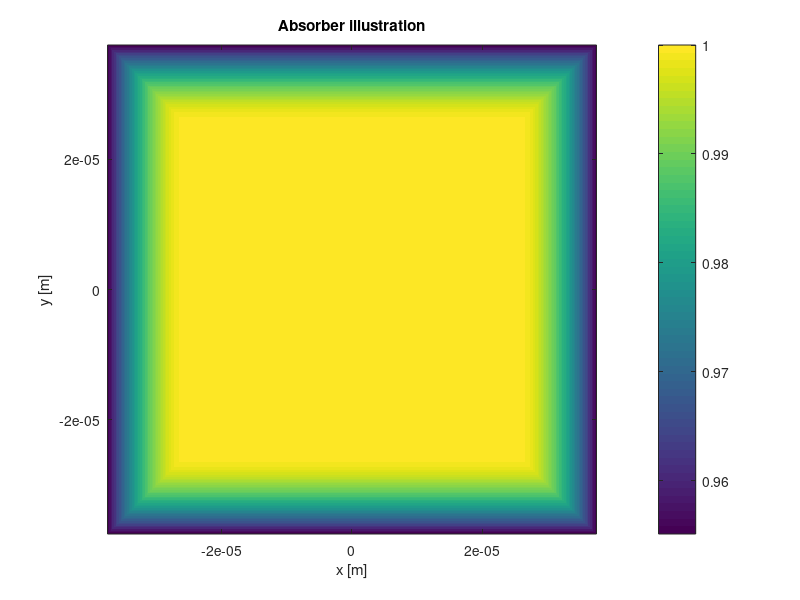
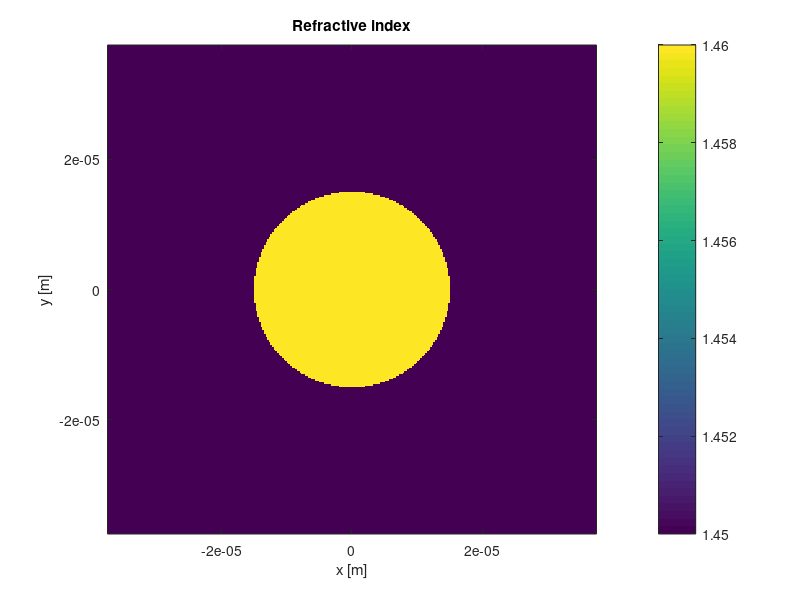
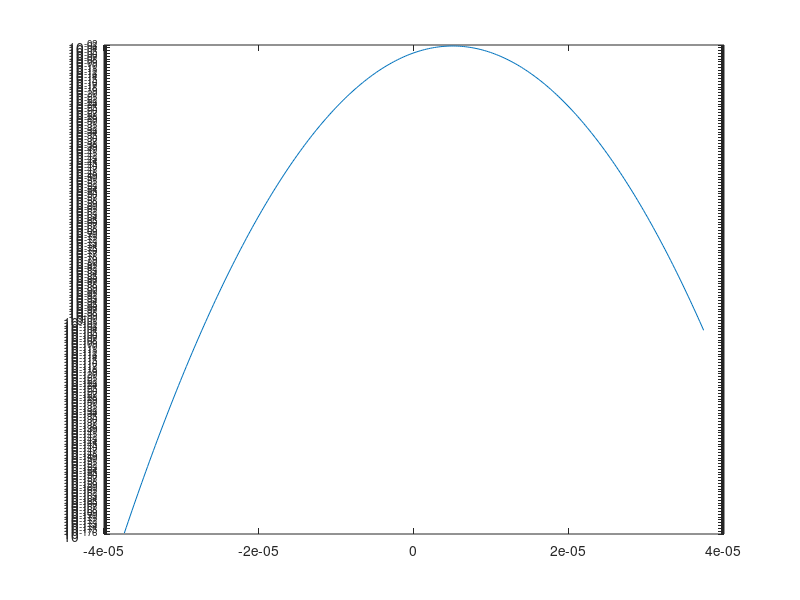

The MATLAB script that drew these images, in order: (Note: this script raises an error after producing the figures.)
% Author: Madhu Veettikazhy
% Date:12 November 2018
% Gaussian beam (CW) electric field propagation from the 
% through fibre using Finite Difference Beam Propagation Method
% in 2D
% Reference: An assessment of FD BPM method - Youngchul Chung
% ***************************************************************************************************
format long
format compact

% Test of execution speed, 10 steps through a 2000x2000 grid, only the one
% mandatory update:
% 
% calctype 1: 657 seconds
% calctype 2: 48.7 seconds
% calctype 3: 1.56 seconds
% calctype 4: 5.47 seconds
% 
% That means method 3 is 421 times faster than method 1

%% General parameters
lambda = 1e-6;          % [m] Wavelength
w_0 = 3e-6;             % [m] Initial waist plane 1/e^2 radius of the gaussian beam
Lz = 1e-2;              % [m] z propagation distance

n_cladding = 1.45;
n_core = 1.46;
core_radius = 15e-6;

%% Resolution-related parameters
targetzstepsize = 1e-6; % [m] z step size to aim for
Lx_main = 50e-6;        % [m] x side length of main area
Ly_main = 50e-6;        % [m] y side length of main area
Nx_main = 200;          % x resolution of main area
Ny_main = 200;          % y resolution of main area

%% Solver-related parameters
calctype = 3; % 1: MATLAB vectorized method (full 2D Crank-Nicolson), 2: MATLAB sequential method (2x1D Douglas-Gunn-ADI Crank-Nicolson), 3: Same as 2 but in mex, 4: Same as 3 but with single-precision
useAllCPUs = true;

absorbertype = 4;       % 1: No absorber, 2: constant absorber, 3: linear absorber, 4: quadratic absorber
targetLx = 1.5*Lx_main;   % [m] Full area x side length, including absorber layer
targetLy = 1.5*Ly_main;   % [m] Full area y side length, including absorber layer
alpha = 10e1;           % [1/m] "Absorption coefficient", used for absorbertype 2
beta = 10e4;            % [1/m^2] "Absorption coefficient" per unit length distance out from edge of main area, used for absorbertype 3
gamma = 3e14;           % [1/m^3] "Absorption coefficient" per unit length distance out from edge of main area, squared, used for absorbertype 4

%% Visualization parameters
updates = 300;            % Number of times to update plot. Must be at least 1, showing the final state. If set higher than nz (such as Inf), script will simply update every step.
colormax = 5e-4;      % Maximum to use for the color scale in figure 4a

% expectedRayleighrange = pi*w_0^2/(lambda/n_core)
% expectedspotsize = w_0*sqrt(1+(Lz/expectedRayleighrange)^2)

%% Initialization of space and frequency grids
nz = round(Lz/targetzstepsize)                                       % Number of z steps

dx = Lx_main/Nx_main;
dy = Ly_main/Ny_main;
dz = Lz/nz;

nx = round(targetLx/dx);
if rem(nx,2) ~= rem(Nx_main,2)
    nx = nx + 1; % Ensure that if Nx_main was set odd (to have a x slice at the center), nx will also be odd
end
ny = round(targetLy/dy);
if rem(ny,2) ~= rem(Ny_main,2)
    ny = ny + 1; % Ensure that if Ny_main was set odd (to have a y slice at the center), ny will also be odd
end
Lx = nx*dx;
Ly = ny*dy;

x = dx*(-(nx-1)/2:(nx-1)/2);
y = dy*(-(ny-1)/2:(ny-1)/2);
[X,Y] = ndgrid(x,y);

switch absorbertype
	case 1
		absorber = ones(nx,ny);
	case 2
		absorber = ones(nx,ny);
		absorber(abs(X) > Lx_main/2 | abs(Y) > Ly_main/2) = exp(-dz*alpha);
	case 3
		absorber = exp(-dz*max(0,max(abs(Y) - Ly_main/2,abs(X) - Lx_main/2))*beta);
	case 4
		absorber = exp(-dz*max(0,max(abs(Y) - Ly_main/2,abs(X) - Lx_main/2)).^2*gamma);
end
absorb_column = absorber(:);
figure(1);clf;
imagesc(x,y,absorber.');
axis xy
axis equal
xlim([-Lx/2 Lx/2]);
ylim([-Ly/2 Ly/2]);
xlabel('x [m]');
ylabel('y [m]');
colorbar;
title('Absorber illustration');

k_0 = 2*pi/lambda;                                              % [m^-1] Wavenumber

%% Initialisation of optical fibre parameters
n_0 = n_core;
n_mat = ones(nx,ny)*n_cladding;
% n_mat(sqrt((X-Lx_main/4).^2+Y.^2) < core_radius) = n_core;
% n_mat(sqrt((X+Lx_main/4).^2+Y.^2) < core_radius) = n_core;
% n_mat(abs(X-Lx_main/4) < core_radius & abs(Y) < core_radius) = n_core;
% n_mat(abs(X+Lx_main/4) < core_radius & abs(Y) < core_radius) = n_core;
n_mat(sqrt(X.^2+Y.^2) < core_radius) = n_core;
% n_mat = max(n_cladding,n_core-(n_core-n_cladding)/core_radius^2*(X.^2+Y.^2));

figure(2);clf;
imagesc(x,y,n_mat.');
axis xy
axis equal
xlim([-Lx/2 Lx/2]);
ylim([-Ly/2 Ly/2]);
colorbar;
xlabel('x [m]');
ylabel('y [m]');
title('Refractive index');

%% Beam initialization
% amplitude = exp(-((X-Lx_main/4).^2+Y.^2)/w_0^2) - exp(-((X+Lx_main/4).^2+Y.^2)/w_0^2);                             % Gaussian field amplitude
amplitude = exp(-((X-Lx_main/10).^2+Y.^2)/w_0^2);                             % Gaussian field amplitude
% amplitude = exp(-(X.^2+Y.^2)/w_0^2);                             % Gaussian field amplitude
phase = 8e5*Y;                                         % Phase
E = amplitude.*exp(1i*phase);                      % Electric field
E = complex(E/sqrt(sum(abs(E(:)).^2)));

%% Fibre propagation and plotting
updatezindices = round((1:min(nz,updates))/min(nz,updates)*nz);
z_updates = dz*updatezindices;
nextupdatenumber = 1;

switch calctype
	case 1
		delta_n_2 = n_mat.^2 - n_0^2;                              %delta_n^2 in the expression for FD BPM
		delta_n_2_column = delta_n_2(:);                         %Converting from NxN square matrix to N^2x1 column matrix
		E_column = E(:);                                                   %Converting 2D matrix into a column matrix
		absorber_column = absorber(:);
		N = nx*ny;                                                            %N*N - size of sparse matrices
		
		ax = dz/(2*dx^2);
		ay = dz/(2*dy^2);
		b =  dz*(1/dx^2+1/dy^2) - (k_0^2*dz/2).*delta_n_2_column + (2*1i*k_0*n_0);
		c = -dz*(1/dx^2+1/dy^2) + (k_0^2*dz/2).*delta_n_2_column + (2*1i*k_0*n_0);
		M_i_lhs = sparse(1:N,1:N,b(1:N),N,N);
		M_iMinus1 = sparse(2:N,1:N-1,ax,N,N);
		M_iPlus1 = sparse(1:N-1,2:N,ax,N,N);
		for i = nx:nx:N-nx                                               %Dirichlet's boundary condition
		    M_iMinus1(i+1,i) = 0;
		    M_iPlus1(i,i+1) = 0;
		end
		
		M_jMinus1 = sparse(nx+1:N,1:N-nx,ay,N,N);
		M_jPlus1 = sparse(1:N-nx,nx+1:N,ay,N,N);
		M_lhs = -M_iMinus1 - M_iPlus1 + M_i_lhs - M_jMinus1 - M_jPlus1;
		
		M_i_rhs = sparse(1:N,1:N,c(1:N),N,N);
		M_rhs = M_iMinus1+M_iPlus1+M_i_rhs+M_jMinus1+M_jPlus1;
	case 2
		ax = dz/(4i*dx^2*k_0*n_0);
		ay = dz/(4i*dy^2*k_0*n_0);
		
		multiplier = exp(-1i*dz*k_0/2*(n_mat.^2 - n_0^2)/n_0).*absorber;
		d = zeros(nx,ny);
		b = zeros(max(nx,ny),1);
	case 3
		ax = dz/(4i*dx^2*k_0*n_0);
		ay = dz/(4i*dy^2*k_0*n_0);
		
		multiplier = exp(-1i*dz*k_0/2*(n_mat.^2 - n_0^2)/n_0).*absorber;
		parameters = struct('multiplier',multiplier,'ax',ax,'ay',ay,'useAllCPUs',useAllCPUs);
	case 4
		ax = single(dz/(4i*dx^2*k_0*n_0));
		ay = single(dz/(4i*dy^2*k_0*n_0));
		
		multiplier = single(exp(-1i*dz*k_0/2*(n_mat.^2 - n_0^2)/n_0).*absorber);
		parameters = struct('multiplier',multiplier,'ax',ax,'ay',ay,'useAllCPUs',useAllCPUs);
end

%% Figure initialization
figure(3);clf;
h_line = semilogy(x,abs(E(:,round((ny-1)/2+1)).').^2);
h_title = title(['x intensity profile at z = 0 m (second moment radius = ' num2str(2*std(x,h_line.YData)) ' m)']);
line([-Lx_main/2 -Lx_main/2 NaN Lx_main/2 Lx_main/2],[ylim NaN ylim],'Linestyle','--','Color','k');
axis([min(x) max(x) 1e-9 1]);
xlabel('x [m]');
ylabel('Intensity [W/m^2]');

figure(4);clf;
subplot(2,1,1);
hold on;
h_im1 = imagesc(x,y,abs(E.').^2);
axis xy;
axis equal;
xlim([-Lx/2 Lx/2]);
ylim([-Ly/2 Ly/2]);
colorbar;
caxis('manual');
xlabel('x [m]');
ylabel('y [m]');
title('Intensity [W/m^2]');
if max(n_mat(:) > min(n_mat(:))); contour(X,Y,n_mat,(n_cladding+eps(n_cladding))*[1 1],'color','w','linestyle','--'); end
caxis([0 colormax]);
subplot(2,1,2);
hold on;
h_im2 = imagesc(x,y,angle(E.'));
axis xy;
axis equal;
xlim([-Lx/2 Lx/2]);
ylim([-Ly/2 Ly/2]);
colorbar;
caxis([-pi pi]);
if max(n_mat(:) > min(n_mat(:))); contour(X,Y,n_mat,(n_cladding+eps(n_cladding))*[1 1],'color','w','linestyle','--'); end
xlabel('x [m]');
ylabel('y [m]');
title('Phase [rad]');
colormap(gca,hsv/1.5);

powers = NaN(1,min(nz,updates)+1);
powers(1) = sum(abs(E(:)).^2);
figure(5);clf;
plot([0 z_updates],powers,'YDataSource','powers','linewidth',2);
xlim([0 Lz]);
xlabel('Propagation distance [m]');
ylabel('Relative power remaining');

tic
switch calctype
	case 1
		%% Vectorized method execution
		for zidx = 1:nz
		    RHS = M_rhs*E_column;
		    E_column = M_lhs\RHS;
		    E_column = E_column.*absorber_column;
			if zidx == updatezindices(nextupdatenumber)
				E = reshape(E_column,[nx ny]);
				powers(nextupdatenumber+1) = sum(abs(E(:)).^2);
				h_line.YData = abs(E(:,round((ny-1)/2+1))).^2;
				h_title.String = ['x intensity profile at z = ' num2str(zidx*dz,'%.1e') ' m (second moment radius = ' num2str(2*std(x,h_line.YData),'%.6e') ' m)'];
				h_im1.CData = abs(E.').^2;
				h_im2.CData = angle(E.');
				refreshdata(5);
				drawnow;
				nextupdatenumber = nextupdatenumber + 1;
			end
		end
	case 2
		%% Sequential method execution
		for zidx = 1:nz
			%% Explicit part of step 1
			for iy = 1:ny
				for ix = 1:nx % construct d, the right hand side of the system of linear equations
					delta = 0;
					if ix ~= 1;  delta = delta +   ax*(E(ix-1,iy)-E(ix,iy)); end
					if ix ~= nx; delta = delta +   ax*(E(ix+1,iy)-E(ix,iy)); end
					if iy ~= 1;  delta = delta + 2*ay*(E(ix,iy-1)-E(ix,iy)); end
					if iy ~= ny; delta = delta + 2*ay*(E(ix,iy+1)-E(ix,iy)); end
					d(ix,iy) = E(ix,iy) + delta;
				end
			end
			
			%% Implicit part of step 1, Thomas algorithm along x, sweeps up from 2 to nx and then down from nx to 1
			for iy = 1:ny
				% Forward sweep, index 1 and 2:
				b(1) = 1 + ax;
				w = -ax/b(1);
				b(2) = 1 + 2*ax + w*ax;
				d(2,iy) = d(2,iy) - w*d(1,iy);
				% Forward sweep, indices 3 to nx-1:
				for ix = 3:nx-1
					w = -ax/b(ix-1);
					b(ix) = 1 + 2*ax;
					b(ix) = b(ix) + w*ax;
					d(ix,iy) = d(ix,iy) - w*d(ix-1,iy);
				end
				% Forward sweep, index nx:
				w = -ax/b(nx-1);
				b(nx) = 1 + ax;
				b(nx) = b(nx) + w*ax;
				d(nx,iy) = d(nx,iy) - w*d(nx-1,iy);
				
				% Back sweep, index nx:
				d(nx,iy) = d(nx,iy)/b(nx);
				% Back sweep, indices nx-1 to 2:
				for ix = nx-1:-1:2
					d(ix,iy) = (d(ix,iy) + ax*d(ix+1,iy))/b(ix);
				end
				% Back sweep, index 1:
				d(1,iy) = (d(1,iy) + ax*d(2,iy))/b(1);
			end
			
			%% Explicit part of step 2
			for iy = 1:ny
				for ix = 1:nx % construct d, the right hand side of the system of linear equations
					i = sub2ind([nx,ny],ix,iy);
					delta = 0;
					if iy ~= 1;  delta = delta - ay*(E(ix,iy-1)-E(ix,iy)); end
					if iy ~= ny; delta = delta - ay*(E(ix,iy+1)-E(ix,iy)); end
					d(ix,iy) = d(ix,iy) + delta;
				end
			end
			
			%% Implicit part of step 2, Thomas algorithm along y, sweeps up from 2 to ny and then down from ny to 1
			for ix = 1:nx
				% Forward sweep, index 2:
				b(1) = 1 + ay;
				w = -ay/b(1);
				b(2) = 1 + 2*ay + w*ay;
				d(ix,2) = d(ix,2) - w*d(ix,1);
				% Forward sweep, indices 3 to ny-1:
				for iy = 3:ny-1
					w = -ay/b(iy-1);
					b(iy) = 1 + 2*ay;
					b(iy) = b(iy) + w*ay;
					d(ix,iy) = d(ix,iy) - w*d(ix,iy-1);
				end
				% Forward sweep, index ny:
				w = -ay/b(ny-1);
				b(ny) = 1 + ay;
				b(ny) = b(ny) + w*ay;
				d(ix,ny) = d(ix,ny) - w*d(ix,ny-1);
				
				% Back sweep, index ny:
				E(ix,ny) = d(ix,ny)/b(ny);
				% Back sweep, indices ny-1 to 2:
				for iy = ny-1:-1:2
					E(ix,iy) = (d(ix,iy) + ay*E(ix,iy+1))/b(iy);
				end
				% Back sweep, index 1:
				E(ix,1) = (d(ix,1) + ay*E(ix,2))/b(1);
			end
			E = E.*multiplier;
			
			if zidx == updatezindices(nextupdatenumber)
				powers(nextupdatenumber+1) = sum(abs(E(:)).^2);
				h_line.YData = abs(E(:,round((ny-1)/2+1))).^2;
				h_title.String = ['x intensity profile at z = ' num2str(zidx*dz,'%.1e') ' m (second moment radius = ' num2str(2*std(x,h_line.YData),'%.6e') ' m)'];
				h_im1.CData = abs(E.').^2;
				h_im2.CData = angle(E.');
				refreshdata(5);
				drawnow;
				nextupdatenumber = nextupdatenumber + 1;
			end
		end
	case 3
		for updidx = 1:length(updatezindices)
            if updidx == 1
                parameters.nz = updatezindices(1);
            else
                parameters.nz = updatezindices(updidx) - updatezindices(updidx-1);
            end
			E = FDBPMpropagator(E,parameters);
            
			powers(updidx+1) = sum(abs(E(:)).^2);
			h_line.YData = abs(E(:,round((ny-1)/2+1))).^2;
			h_title.String = ['x intensity profile at z = ' num2str(updatezindices(updidx)*dz,'%.1e') ' m (second moment radius = ' num2str(2*std(x,h_line.YData),'%.6e') ' m)'];
			h_im1.CData = abs(E.').^2;
			h_im2.CData = angle(E.');
			refreshdata(5);
			drawnow;
		end
	case 4
		E = complex(single(E));
		for updidx = 1:length(updatezindices)
            if updidx == 1
                parameters.nz = updatezindices(1);
            else
                parameters.nz = updatezindices(updidx) - updatezindices(updidx-1);
            end
			E = FDBPMpropagator_floats(E,parameters);

			powers(updidx+1) = sum(abs(E(:)).^2);
			h_line.YData = abs(E(:,round((ny-1)/2+1))).^2;
			h_title.String = ['x intensity profile at z = ' num2str(updatezindices(updidx)*dz,'%.1e') ' m (second moment radius = ' num2str(2*std(x,h_line.YData),'%.6e') ' m)'];
			h_im1.CData = abs(E.').^2;
			h_im2.CData = angle(E.');
			refreshdata(5);
			drawnow;
		end
end
toc

finalwidth = 2*std(x,h_line.YData)
finalpower = powers(end)
